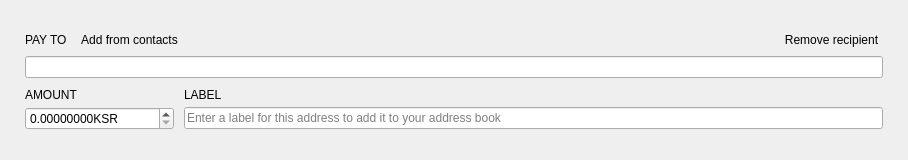
<?xml version="1.0" encoding="UTF-8"?>
<ui version="4.0">
 <class>TransferFrame</class>
 <widget class="QFrame" name="TransferFrame">
  <property name="geometry">
   <rect>
    <x>0</x>
    <y>0</y>
    <width>908</width>
    <height>160</height>
   </rect>
  </property>
  <property name="sizePolicy">
   <sizepolicy hsizetype="Preferred" vsizetype="Preferred">
    <horstretch>0</horstretch>
    <verstretch>150</verstretch>
   </sizepolicy>
  </property>
  <property name="minimumSize">
   <size>
    <width>0</width>
    <height>160</height>
   </size>
  </property>
  <property name="maximumSize">
   <size>
    <width>16777215</width>
    <height>160</height>
   </size>
  </property>
  <property name="windowTitle">
   <string>Frame</string>
  </property>
  <property name="styleSheet">
   <string notr="true"/>
  </property>
  <property name="frameShape">
   <enum>QFrame::NoFrame</enum>
  </property>
  <property name="frameShadow">
   <enum>QFrame::Plain</enum>
  </property>
  <layout class="QVBoxLayout" name="verticalLayout">
   <property name="spacing">
    <number>10</number>
   </property>
   <property name="leftMargin">
    <number>25</number>
   </property>
   <property name="rightMargin">
    <number>25</number>
   </property>
   <item>
    <spacer name="verticalSpacer_2">
     <property name="orientation">
      <enum>Qt::Vertical</enum>
     </property>
     <property name="sizeHint" stdset="0">
      <size>
       <width>20</width>
       <height>40</height>
      </size>
     </property>
    </spacer>
   </item>
   <item>
    <layout class="QGridLayout" name="gridLayout">
     <property name="verticalSpacing">
      <number>5</number>
     </property>
     <item row="0" column="0">
      <widget class="WalletGui::WalletNormalGrayTextLabel" name="m_payToTextLabel">
       <property name="sizePolicy">
        <sizepolicy hsizetype="Minimum" vsizetype="Minimum">
         <horstretch>0</horstretch>
         <verstretch>0</verstretch>
        </sizepolicy>
       </property>
       <property name="text">
        <string>PAY TO</string>
       </property>
       <property name="alignment">
        <set>Qt::AlignLeading|Qt::AlignLeft|Qt::AlignVCenter</set>
       </property>
       <property name="margin">
        <number>0</number>
       </property>
       <property name="indent">
        <number>0</number>
       </property>
      </widget>
     </item>
     <item row="0" column="1">
      <widget class="WalletGui::WalletTinyLinkLikeButton" name="m_addressBookButton">
       <property name="sizePolicy">
        <sizepolicy hsizetype="Preferred" vsizetype="Minimum">
         <horstretch>0</horstretch>
         <verstretch>0</verstretch>
        </sizepolicy>
       </property>
       <property name="cursor">
        <cursorShape>PointingHandCursor</cursorShape>
       </property>
       <property name="focusPolicy">
        <enum>Qt::NoFocus</enum>
       </property>
       <property name="layoutDirection">
        <enum>Qt::LeftToRight</enum>
       </property>
       <property name="text">
        <string>Add from contacts</string>
       </property>
       <property name="flat">
        <bool>true</bool>
       </property>
      </widget>
     </item>
     <item row="0" column="2">
      <spacer name="horizontalSpacer">
       <property name="orientation">
        <enum>Qt::Horizontal</enum>
       </property>
       <property name="sizeHint" stdset="0">
        <size>
         <width>318</width>
         <height>10</height>
        </size>
       </property>
      </spacer>
     </item>
     <item row="0" column="3" alignment="Qt::AlignBottom">
      <widget class="WalletGui::WalletTinyLinkLikeButton" name="m_removeButton">
       <property name="sizePolicy">
        <sizepolicy hsizetype="Preferred" vsizetype="Minimum">
         <horstretch>0</horstretch>
         <verstretch>0</verstretch>
        </sizepolicy>
       </property>
       <property name="cursor">
        <cursorShape>PointingHandCursor</cursorShape>
       </property>
       <property name="focusPolicy">
        <enum>Qt::NoFocus</enum>
       </property>
       <property name="text">
        <string>Remove recipient</string>
       </property>
       <property name="flat">
        <bool>true</bool>
       </property>
      </widget>
     </item>
     <item row="1" column="0" colspan="4">
      <widget class="WalletGui::ClearableLineEdit" name="m_sendAddressEdit">
       <property name="styleSheet">
        <string notr="true">[errorState=&quot;true&quot;] {
  border-color: #ef3131;
}</string>
       </property>
      </widget>
     </item>
    </layout>
   </item>
   <item>
    <layout class="QGridLayout" name="gridLayout_2">
     <property name="verticalSpacing">
      <number>5</number>
     </property>
     <item row="0" column="0">
      <widget class="WalletGui::WalletNormalGrayTextLabel" name="m_amountTextLabel">
       <property name="text">
        <string>AMOUNT</string>
       </property>
       <property name="alignment">
        <set>Qt::AlignBottom|Qt::AlignLeading|Qt::AlignLeft</set>
       </property>
       <property name="indent">
        <number>0</number>
       </property>
      </widget>
     </item>
     <item row="0" column="1">
      <widget class="WalletGui::WalletNormalGrayTextLabel" name="m_labelTextLabel">
       <property name="text">
        <string>LABEL</string>
       </property>
       <property name="alignment">
        <set>Qt::AlignBottom|Qt::AlignLeading|Qt::AlignLeft</set>
       </property>
       <property name="indent">
        <number>0</number>
       </property>
      </widget>
     </item>
     <item row="1" column="0">
      <widget class="QDoubleSpinBox" name="m_sendAmountSpin">
       <property name="focusPolicy">
        <enum>Qt::ClickFocus</enum>
       </property>
       <property name="layoutDirection">
        <enum>Qt::LeftToRight</enum>
       </property>
       <property name="styleSheet">
        <string notr="true">[errorState=&quot;true&quot;] {
  border-color: #ef3131;
}</string>
       </property>
       <property name="buttonSymbols">
        <enum>QAbstractSpinBox::UpDownArrows</enum>
       </property>
       <property name="suffix">
        <string notr="true">KSR</string>
       </property>
       <property name="decimals">
        <number>8</number>
       </property>
       <property name="maximum">
        <double>1000000000000.000000000000000</double>
       </property>
      </widget>
     </item>
     <item row="1" column="1">
      <widget class="WalletGui::ClearableLineEdit" name="m_sendLabelEdit">
       <property name="styleSheet">
        <string notr="true">[errorState=&quot;true&quot;] {
  border-color: #ef3131;
}</string>
       </property>
       <property name="placeholderText">
        <string>Enter a label for this address to add it to your address book</string>
       </property>
      </widget>
     </item>
    </layout>
   </item>
   <item>
    <spacer name="verticalSpacer">
     <property name="orientation">
      <enum>Qt::Vertical</enum>
     </property>
     <property name="sizeHint" stdset="0">
      <size>
       <width>20</width>
       <height>40</height>
      </size>
     </property>
    </spacer>
   </item>
  </layout>
 </widget>
 <customwidgets>
  <customwidget>
   <class>WalletGui::WalletNormalGrayTextLabel</class>
   <extends>QLabel</extends>
   <header>Gui/Common/WalletTextLabel.h</header>
  </customwidget>
  <customwidget>
   <class>WalletGui::WalletTinyLinkLikeButton</class>
   <extends>QPushButton</extends>
   <header>Gui/Common/WalletLinkLikeButton.h</header>
  </customwidget>
  <customwidget>
   <class>WalletGui::ClearableLineEdit</class>
   <extends>QLineEdit</extends>
   <header>Gui/Common/ClearableLineEdit.h</header>
  </customwidget>
 </customwidgets>
 <tabstops>
  <tabstop>m_sendAddressEdit</tabstop>
  <tabstop>m_sendAmountSpin</tabstop>
  <tabstop>m_sendLabelEdit</tabstop>
  <tabstop>m_addressBookButton</tabstop>
  <tabstop>m_removeButton</tabstop>
 </tabstops>
 <resources/>
 <connections>
  <connection>
   <sender>m_removeButton</sender>
   <signal>clicked()</signal>
   <receiver>TransferFrame</receiver>
   <slot>deleteLater()</slot>
   <hints>
    <hint type="sourcelabel">
     <x>797</x>
     <y>41</y>
    </hint>
    <hint type="destinationlabel">
     <x>445</x>
     <y>79</y>
    </hint>
   </hints>
  </connection>
  <connection>
   <sender>m_addressBookButton</sender>
   <signal>clicked()</signal>
   <receiver>TransferFrame</receiver>
   <slot>addressBookClicked()</slot>
   <hints>
    <hint type="sourcelabel">
     <x>136</x>
     <y>41</y>
    </hint>
    <hint type="destinationlabel">
     <x>445</x>
     <y>79</y>
    </hint>
   </hints>
  </connection>
  <connection>
   <sender>m_sendAddressEdit</sender>
   <signal>textChanged(QString)</signal>
   <receiver>TransferFrame</receiver>
   <slot>labelOrAddressChanged(QString)</slot>
   <hints>
    <hint type="sourcelabel">
     <x>445</x>
     <y>56</y>
    </hint>
    <hint type="destinationlabel">
     <x>445</x>
     <y>79</y>
    </hint>
   </hints>
  </connection>
  <connection>
   <sender>m_sendLabelEdit</sender>
   <signal>textChanged(QString)</signal>
   <receiver>TransferFrame</receiver>
   <slot>labelOrAddressChanged(QString)</slot>
   <hints>
    <hint type="sourcelabel">
     <x>582</x>
     <y>128</y>
    </hint>
    <hint type="destinationlabel">
     <x>445</x>
     <y>79</y>
    </hint>
   </hints>
  </connection>
  <connection>
   <sender>m_sendAmountSpin</sender>
   <signal>valueChanged(QString)</signal>
   <receiver>TransferFrame</receiver>
   <slot>amountStringChanged(QString)</slot>
   <hints>
    <hint type="sourcelabel">
     <x>124</x>
     <y>124</y>
    </hint>
    <hint type="destinationlabel">
     <x>453</x>
     <y>79</y>
    </hint>
   </hints>
  </connection>
  <connection>
   <sender>m_sendAddressEdit</sender>
   <signal>textChanged(QString)</signal>
   <receiver>TransferFrame</receiver>
   <slot>addressChanged(QString)</slot>
   <hints>
    <hint type="sourcelabel">
     <x>453</x>
     <y>69</y>
    </hint>
    <hint type="destinationlabel">
     <x>453</x>
     <y>79</y>
    </hint>
   </hints>
  </connection>
 </connections>
 <slots>
  <slot>addressBookClicked()</slot>
  <slot>pasteClicked()</slot>
  <slot>labelOrAddressChanged(QString)</slot>
  <slot>addressChanged(QString)</slot>
  <slot>amountStringChanged(QString)</slot>
 </slots>
</ui>
